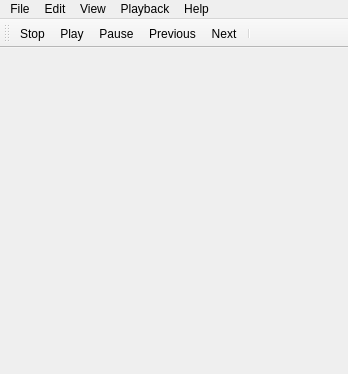
<?xml version="1.0" encoding="UTF-8"?>
<ui version="4.0">
 <class>MainWindow</class>
 <widget class="QMainWindow" name="MainWindow">
  <property name="geometry">
   <rect>
    <x>0</x>
    <y>0</y>
    <width>348</width>
    <height>374</height>
   </rect>
  </property>
  <property name="acceptDrops">
   <bool>true</bool>
  </property>
  <property name="windowTitle">
   <string notr="true">DeadBeef</string>
  </property>
  <property name="windowIcon">
   <iconset resource="Resources.qrc">
    <normaloff>:/root/images/scalable.svg</normaloff>:/root/images/scalable.svg</iconset>
  </property>
  <property name="locale">
   <locale language="English" country="UnitedStates"/>
  </property>
  <property name="dockOptions">
   <set>QMainWindow::AllowTabbedDocks|QMainWindow::AnimatedDocks|QMainWindow::VerticalTabs</set>
  </property>
  <widget class="QWidget" name="centralwidget">
   <layout class="QHBoxLayout" name="horizontalLayout">
    <property name="leftMargin">
     <number>0</number>
    </property>
    <property name="topMargin">
     <number>0</number>
    </property>
    <property name="rightMargin">
     <number>0</number>
    </property>
    <property name="bottomMargin">
     <number>0</number>
    </property>
    <item>
     <layout class="QHBoxLayout" name="mainLayout"/>
    </item>
   </layout>
  </widget>
  <widget class="QMenuBar" name="menuBar">
   <property name="enabled">
    <bool>true</bool>
   </property>
   <property name="geometry">
    <rect>
     <x>0</x>
     <y>0</y>
     <width>348</width>
     <height>21</height>
    </rect>
   </property>
   <widget class="QMenu" name="Options">
    <property name="title">
     <string>Playback</string>
    </property>
    <widget class="QMenu" name="loopingMenu">
     <property name="title">
      <string>Repeat</string>
     </property>
     <addaction name="actionLoopAll"/>
     <addaction name="actionLoopTrack"/>
     <addaction name="actionLoopNothing"/>
    </widget>
    <widget class="QMenu" name="orderMenu">
     <property name="title">
      <string>Order</string>
     </property>
     <addaction name="actionLinearOrder"/>
     <addaction name="actionRandomOrder"/>
     <addaction name="actionShuffleOrder"/>
    </widget>
    <addaction name="orderMenu"/>
    <addaction name="loopingMenu"/>
   </widget>
   <widget class="QMenu" name="Help">
    <property name="title">
     <string>Help</string>
    </property>
    <addaction name="actionAbout"/>
    <addaction name="actionAboutQt"/>
   </widget>
   <widget class="QMenu" name="menu">
    <property name="title">
     <string>File</string>
    </property>
    <addaction name="separator"/>
    <addaction name="actionAddFiles"/>
    <addaction name="actionAddFolder"/>
    <addaction name="actionAddURL"/>
    <addaction name="actionAddAudioCD"/>
    <addaction name="separator"/>
    <addaction name="actionNewPlaylist"/>
    <addaction name="actionLoadPlaylist"/>
    <addaction name="actionSaveAsPlaylist"/>
    <addaction name="separator"/>
    <addaction name="actionExit"/>
   </widget>
   <widget class="QMenu" name="menuEdit">
    <property name="title">
     <string>Edit</string>
    </property>
    <addaction name="actionClearAll"/>
    <addaction name="actionSelectAll"/>
    <addaction name="actionDeselectAll"/>
    <addaction name="actionFind"/>
    <addaction name="separator"/>
    <addaction name="actionPreferences"/>
   </widget>
   <widget class="QMenu" name="menuView">
    <property name="title">
     <string>View</string>
    </property>
    <addaction name="actionHideMenuBar"/>
    <addaction name="actionHideTabBar"/>
    <addaction name="actionPlayListHeader"/>
    <addaction name="actionHideCoverArt"/>
    <addaction name="separator"/>
    <addaction name="actionBlockToolbarChanges"/>
   </widget>
   <addaction name="menu"/>
   <addaction name="menuEdit"/>
   <addaction name="menuView"/>
   <addaction name="Options"/>
   <addaction name="Help"/>
  </widget>
  <widget class="QToolBar" name="PlaybackToolbar">
   <property name="sizePolicy">
    <sizepolicy hsizetype="Fixed" vsizetype="Minimum">
     <horstretch>0</horstretch>
     <verstretch>0</verstretch>
    </sizepolicy>
   </property>
   <property name="minimumSize">
    <size>
     <width>0</width>
     <height>0</height>
    </size>
   </property>
   <property name="windowTitle">
    <string>Playback control</string>
   </property>
   <property name="statusTip">
    <string notr="true"/>
   </property>
   <property name="movable">
    <bool>true</bool>
   </property>
   <property name="allowedAreas">
    <set>Qt::LeftToolBarArea|Qt::TopToolBarArea</set>
   </property>
   <property name="iconSize">
    <size>
     <width>16</width>
     <height>16</height>
    </size>
   </property>
   <property name="floatable">
    <bool>false</bool>
   </property>
   <attribute name="toolBarArea">
    <enum>TopToolBarArea</enum>
   </attribute>
   <attribute name="toolBarBreak">
    <bool>false</bool>
   </attribute>
   <addaction name="actionStop"/>
   <addaction name="actionPlay"/>
   <addaction name="actionPause"/>
   <addaction name="actionPrev"/>
   <addaction name="actionNext"/>
   <addaction name="separator"/>
  </widget>
  <action name="actionAddFolder">
   <property name="text">
    <string>Add Folder(s)...</string>
   </property>
   <property name="shortcut">
    <string>Ctrl+Shift+O</string>
   </property>
  </action>
  <action name="actionPlay">
   <property name="text">
    <string>Play</string>
   </property>
   <property name="toolTip">
    <string>Play</string>
   </property>
   <property name="shortcut">
    <string notr="true"/>
   </property>
  </action>
  <action name="actionStop">
   <property name="text">
    <string>Stop</string>
   </property>
   <property name="toolTip">
    <string>Stop</string>
   </property>
   <property name="shortcut">
    <string notr="true"/>
   </property>
  </action>
  <action name="actionNext">
   <property name="text">
    <string>Next</string>
   </property>
   <property name="toolTip">
    <string>Next track</string>
   </property>
   <property name="shortcut">
    <string notr="true"/>
   </property>
  </action>
  <action name="actionPrev">
   <property name="text">
    <string>Previous</string>
   </property>
   <property name="toolTip">
    <string>Previous track</string>
   </property>
   <property name="shortcut">
    <string notr="true"/>
   </property>
  </action>
  <action name="actionPause">
   <property name="text">
    <string>Pause</string>
   </property>
   <property name="toolTip">
    <string>Pause</string>
   </property>
   <property name="shortcut">
    <string notr="true"/>
   </property>
  </action>
  <action name="actionExit">
   <property name="text">
    <string>Exit</string>
   </property>
   <property name="shortcut">
    <string notr="true">Ctrl+Q</string>
   </property>
  </action>
  <action name="actionAbout">
   <property name="text">
    <string>About</string>
   </property>
  </action>
  <action name="actionLinearOrder">
   <property name="checkable">
    <bool>true</bool>
   </property>
   <property name="text">
    <string>Linear</string>
   </property>
  </action>
  <action name="actionRandomOrder">
   <property name="checkable">
    <bool>true</bool>
   </property>
   <property name="text">
    <string>Random</string>
   </property>
  </action>
  <action name="actionShuffleOrder">
   <property name="checkable">
    <bool>true</bool>
   </property>
   <property name="text">
    <string>Shuffle</string>
   </property>
  </action>
  <action name="actionLoopAll">
   <property name="checkable">
    <bool>true</bool>
   </property>
   <property name="text">
    <string>Repeat all</string>
   </property>
  </action>
  <action name="actionLoopTrack">
   <property name="checkable">
    <bool>true</bool>
   </property>
   <property name="text">
    <string>Repeat track</string>
   </property>
  </action>
  <action name="actionLoopNothing">
   <property name="checkable">
    <bool>true</bool>
   </property>
   <property name="text">
    <string>Don't repeat</string>
   </property>
  </action>
  <action name="actionAboutQt">
   <property name="text">
    <string>About Qt</string>
   </property>
  </action>
  <action name="actionPreferences">
   <property name="text">
    <string>Preferences</string>
   </property>
   <property name="shortcut">
    <string notr="true">Ctrl+P</string>
   </property>
  </action>
  <action name="actionAddFiles">
   <property name="text">
    <string>Add File(s)...</string>
   </property>
   <property name="shortcut">
    <string>Ctrl+O</string>
   </property>
  </action>
  <action name="actionAddAudioCD">
   <property name="text">
    <string>Add Audio CD</string>
   </property>
   <property name="shortcut">
    <string notr="true"/>
   </property>
  </action>
  <action name="actionAddURL">
   <property name="text">
    <string>Add URL...</string>
   </property>
   <property name="shortcut">
    <string notr="true">Ctrl+U</string>
   </property>
  </action>
  <action name="actionSaveAsPlaylist">
   <property name="enabled">
    <bool>true</bool>
   </property>
   <property name="text">
    <string>Save Playlist as...</string>
   </property>
   <property name="shortcut">
    <string notr="true">Ctrl+S</string>
   </property>
  </action>
  <action name="actionLoadPlaylist">
   <property name="enabled">
    <bool>true</bool>
   </property>
   <property name="text">
    <string>Load Playlist...</string>
   </property>
   <property name="shortcut">
    <string notr="true">Ctrl+L</string>
   </property>
  </action>
  <action name="actionNewPlaylist">
   <property name="text">
    <string>New Playlist</string>
   </property>
   <property name="shortcut">
    <string notr="true">Ctrl+N</string>
   </property>
  </action>
  <action name="actionHideMenuBar">
   <property name="checkable">
    <bool>true</bool>
   </property>
   <property name="checked">
    <bool>false</bool>
   </property>
   <property name="text">
    <string>Main menu</string>
   </property>
   <property name="toolTip">
    <string>Show/hide main menu</string>
   </property>
   <property name="shortcut">
    <string>Ctrl+M</string>
   </property>
  </action>
  <action name="actionBlockToolbarChanges">
   <property name="checkable">
    <bool>true</bool>
   </property>
   <property name="text">
    <string>Block toolbar changes</string>
   </property>
  </action>
  <action name="actionHideStatusbar">
   <property name="checkable">
    <bool>true</bool>
   </property>
   <property name="text">
    <string>Statusbar</string>
   </property>
   <property name="toolTip">
    <string>Show/hide statusbar</string>
   </property>
  </action>
  <action name="actionClearAll">
   <property name="text">
    <string>Clear</string>
   </property>
   <property name="shortcut">
    <string notr="true"/>
   </property>
  </action>
  <action name="actionSelectAll">
   <property name="enabled">
    <bool>true</bool>
   </property>
   <property name="text">
    <string>Select all</string>
   </property>
   <property name="shortcut">
    <string notr="true">Ctrl+A</string>
   </property>
  </action>
  <action name="actionDeselectAll">
   <property name="enabled">
    <bool>true</bool>
   </property>
   <property name="text">
    <string>Deselect all</string>
   </property>
   <property name="shortcut">
    <string notr="true"/>
   </property>
  </action>
  <action name="actionFind">
   <property name="enabled">
    <bool>true</bool>
   </property>
   <property name="text">
    <string>Find</string>
   </property>
   <property name="shortcut">
    <string>Ctrl+F</string>
   </property>
  </action>
  <action name="actionSelectCurrentTrack">
   <property name="checkable">
    <bool>true</bool>
   </property>
   <property name="checked">
    <bool>true</bool>
   </property>
   <property name="enabled">
    <bool>false</bool>
   </property>
   <property name="text">
    <string>Cursor follows playback</string>
   </property>
  </action>
  <action name="actionGoToCurrentTrack">
   <property name="enabled">
    <bool>false</bool>
   </property>
   <property name="text">
    <string>Jump to current track</string>
   </property>
  </action>
  <action name="actionScrollFollowsPlayback">
   <property name="checkable">
    <bool>true</bool>
   </property>
   <property name="checked">
    <bool>true</bool>
   </property>
   <property name="enabled">
    <bool>false</bool>
   </property>
   <property name="text">
    <string>Scroll follows playback</string>
   </property>
  </action>
  <action name="actionRemove">
   <property name="enabled">
    <bool>true</bool>
   </property>
   <property name="text">
    <string>Remove</string>
   </property>
   <property name="shortcut">
    <string notr="true"/>
   </property>
  </action>
  <action name="actionHideCoverArt">
   <property name="checkable">
    <bool>true</bool>
   </property>
   <property name="checked">
    <bool>false</bool>
   </property>
   <property name="text">
    <string>Cover Art</string>
   </property>
  </action>
  <action name="actionPlayListHeader">
   <property name="checkable">
    <bool>true</bool>
   </property>
   <property name="checked">
    <bool>false</bool>
   </property>
   <property name="text">
    <string>PlayList Header</string>
   </property>
  </action>
  <action name="actionHideTabBar">
   <property name="checkable">
    <bool>true</bool>
   </property>
   <property name="text">
    <string>Tab bar</string>
   </property>
   <property name="toolTip">
    <string>Shou/hide tabbar</string>
   </property>
  </action>
 </widget>
 <resources>
  <include location="Resources.qrc"/>
 </resources>
 <connections/>
</ui>
